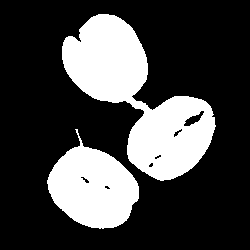
%> input picture Images/250x250_bw_3cb.png, 250 x 250 px
$ octave Listing_24_02.m   (GNU Octave 9; MATLAB toolbox functions it lacks are replaced by stand-ins)
%> lines starting %> are read from the running program, lines starting %| are printed output that depends on the picture; in (x1, y1, x2, y2) boxes, pixels count from 0 and x2, y2 are one past the last pixel; in counts of white or black regions, pixels touching at a corner belong together; the program's own positions count from 1
% Morphological Opening and Closing
bw = imread('250x250_bw_3cb.png');
%> bw: size 250x250 logical; 26.6% white; 2 white regions, box (x1, y1, x2, y2) and area: (62, 14, 216, 181) 11080, (47, 129, 139, 229) 5523
h(1) = figure;
subplot(1,4,1), imshow(bw), title('Input')
h(2) = figure;
subplot(1,4,1), imshow(bw), title('Input')
p = 2;
for r = 3:5
%> this loop made 3 passes; what is shown inside it comes from the first
    se = strel('disk',r); % create pre-defined structuring element
    bw_o = imopen(bw,se); % opening
%> bw_o: size 250x250 logical; 26.5% white; 2 white regions, box (x1, y1, x2, y2) and area: (62, 14, 215, 181) 11072, (47, 145, 139, 228) 5480
    figure(h(1)), subplot(1,4,p), imshow(bw_o),...
        title(['Opening r=',num2str(r)])
    bw_c = imclose(bw,se); % closing
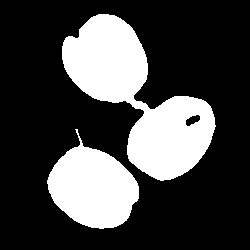
%> bw_c: size 250x250 logical; 26.8% white; 2 white regions, box (x1, y1, x2, y2) and area: (62, 14, 216, 181) 11176, (47, 129, 139, 229) 5555
    figure(h(2)), subplot(1,4,p), imshow(bw_c),...
        title(['Closing r=',num2str(r)])
    p = p+1;
end
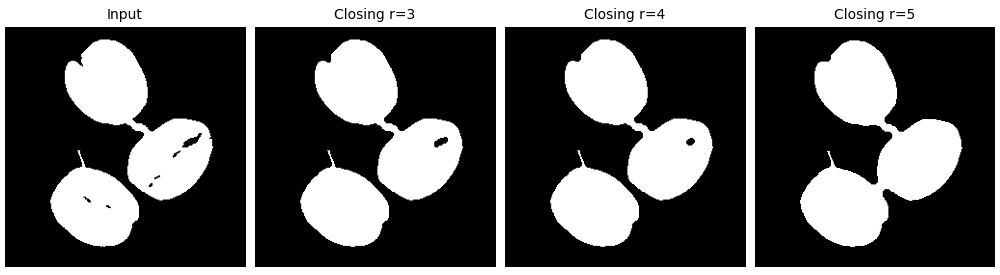
%> figure redrawn from the program's plot data, 4 panels
